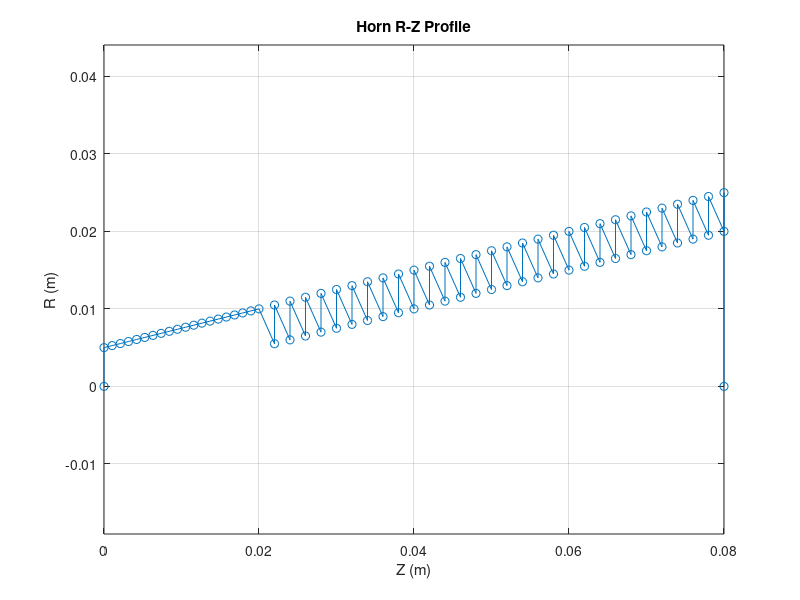

MATLAB code to generate this figure: (Note: this script raises an error after producing the figure.)
clear;
close all;

% 设计参数 (示例值)
throat_diam = 10e-3; % 喉口直径 (m)
aperture_diam = 50e-3; % 口面直径 (m)
horn_length = 80e-3; % 喇叭总长度 (m)
corr_start_z = 20e-3; % 波纹开始位置 (从喉口开始)
corr_end_z = horn_length; % 波纹结束位置 (到口面结束)
corr_depth = 5e-3; % 波纹深度
slot_width = 2e-3; % 波纹槽宽度
tooth_width = 2e-3; % 波纹齿宽度
point_density = 1000; % 每米生成点数 (用于控制轮廓平滑度)

throat_radius = throat_diam / 2;
aperture_radius = aperture_diam / 2;

% 定义直线型廓形函数 R(z)
% R(z) = m * z + c
m = (aperture_radius - throat_radius) / horn_length;
c = throat_radius;
R_outer = @(z) m * z + c;

% 生成光滑段轮廓点 (从 z=0 到波纹开始位置)
z_smooth = linspace(0, corr_start_z, round(corr_start_z * point_density));
r_smooth = R_outer(z_smooth);

% 生成波纹段轮廓点
z_corr_range = corr_end_z - corr_start_z;
num_periods = floor(z_corr_range / (slot_width + tooth_width));
z_corr_points = [];
r_corr_points = [];

for i = 0:num_periods-1
    z_start_period = corr_start_z + i * (slot_width + tooth_width);

    % 波纹齿
    z_tooth_start = z_start_period;
    z_tooth_end = z_start_period + tooth_width;
    z_tooth = linspace(z_tooth_start, z_tooth_end, max(2, round(tooth_width * point_density)));
    r_tooth = R_outer(z_tooth);

    % 波纹槽 (底部和侧壁)
    z_slot_start = z_tooth_end;
    z_slot_end = z_slot_start + slot_width;

    % 槽内壁点 (底部)
    z_slot_bottom = linspace(z_slot_start, z_slot_end, max(2, round(slot_width * point_density)));
    r_slot_bottom = R_outer(z_slot_bottom) - corr_depth; % 槽底部半径

    % 槽侧壁点 (连接齿和槽底)
    r_outer_at_slot_start = R_outer(z_slot_start);
    r_bottom_at_slot_start = r_outer_at_slot_start - corr_depth;
    r_outer_at_slot_end = R_outer(z_slot_end);
    r_bottom_at_slot_end = r_outer_at_slot_end - corr_depth;

    z_side_points = [z_slot_start, z_slot_start, z_slot_end, z_slot_end];
    r_side_points = [r_outer_at_slot_start, r_bottom_at_slot_start, r_bottom_at_slot_end, r_outer_at_slot_end];


    % 合并当前周期内的点
    % 为了形成连续的轮廓，我们需要按顺序连接点
    if i == 0
         % 第一个周期从光滑段结束开始
         z_corr_points = [z_tooth, z_side_points(2), z_side_points(3), z_side_points(4)];
         r_corr_points = [r_tooth, r_side_points(2), r_side_points(3), r_side_points(4)];
    else
        % 后续周期连接上一个周期的结束点
        z_corr_points = [z_corr_points, z_tooth(2:end), z_side_points(2), z_side_points(3), z_side_points(4)];
        r_corr_points = [r_corr_points, r_tooth(2:end), r_side_points(2), r_side_points(3), r_side_points(4)];
    end

end

% 合并光滑段和波纹段点
% 确保点是唯一的且按 z 排序
z_profile = [z_smooth, z_corr_points];
r_profile = [r_smooth, r_corr_points];

% 移除重复点并按 Z 坐标排序
profile_points = unique([z_profile', r_profile'], 'rows');
profile_points = sortrows(profile_points, 1);

% 添加喉口中心点 (z=0, r=0) 和口面中心点 (z=horn_length, r=0) 以闭合轮廓，方便在AEDT中创建面
profile_points = [[0, 0]; profile_points; [horn_length, 0]];


% 提取最终的 z 和 r 坐标
final_z = profile_points(:, 1);
final_r = profile_points(:, 2);

% 可以选择绘制轮廓以检查
figure;
plot(final_z, final_r, '-o');
xlabel('Z (m)');
ylabel('R (m)');
title('Horn R-Z Profile');
axis equal;
grid on;

% 将轮廓点导出到文本文件
filename = 'horn_profile.csv';
% 创建一个包含 Z 和 R 列的表格
T = table(final_z, final_r, zeros(size(final_z)), 'VariableNames', {'X', 'Y', 'Z'}); % 导出为 X, Y, Z 格式，Z轴为喇叭轴线，所以 R 在这里对应 Y
writetable(T, filename, 'Delimiter', ',');

disp(['Profile points exported to ', filename]);
